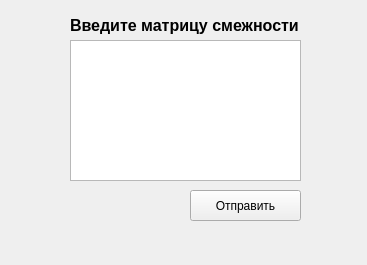
<?xml version="1.0" encoding="UTF-8"?>
<ui version="4.0">
 <class>Seventh_task</class>
 <widget class="QWidget" name="Seventh_task">
  <property name="geometry">
   <rect>
    <x>0</x>
    <y>0</y>
    <width>367</width>
    <height>265</height>
   </rect>
  </property>
  <property name="windowTitle">
   <string>Form</string>
  </property>
  <widget class="QPlainTextEdit" name="plainTextEdit">
   <property name="geometry">
    <rect>
     <x>70</x>
     <y>40</y>
     <width>231</width>
     <height>141</height>
    </rect>
   </property>
  </widget>
  <widget class="QPushButton" name="send_matrix">
   <property name="geometry">
    <rect>
     <x>190</x>
     <y>190</y>
     <width>111</width>
     <height>31</height>
    </rect>
   </property>
   <property name="text">
    <string>Отправить</string>
   </property>
  </widget>
  <widget class="QLabel" name="label">
   <property name="geometry">
    <rect>
     <x>70</x>
     <y>10</y>
     <width>231</width>
     <height>31</height>
    </rect>
   </property>
   <property name="font">
    <font>
     <pointsize>12</pointsize>
     <bold>true</bold>
    </font>
   </property>
   <property name="text">
    <string>Введите матрицу смежности</string>
   </property>
  </widget>
 </widget>
 <resources/>
 <connections/>
</ui>
